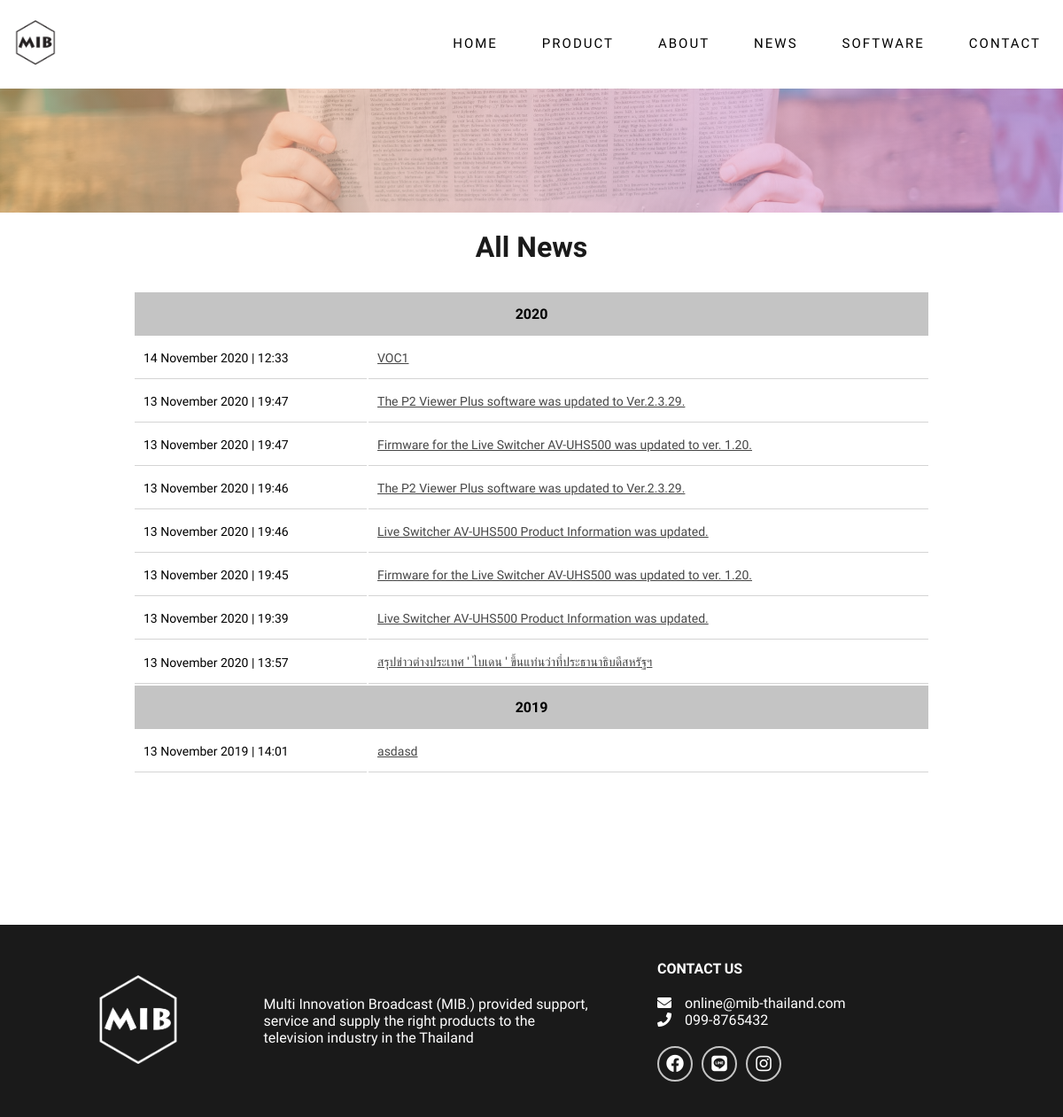
The app's page /newsAll.php, older data.
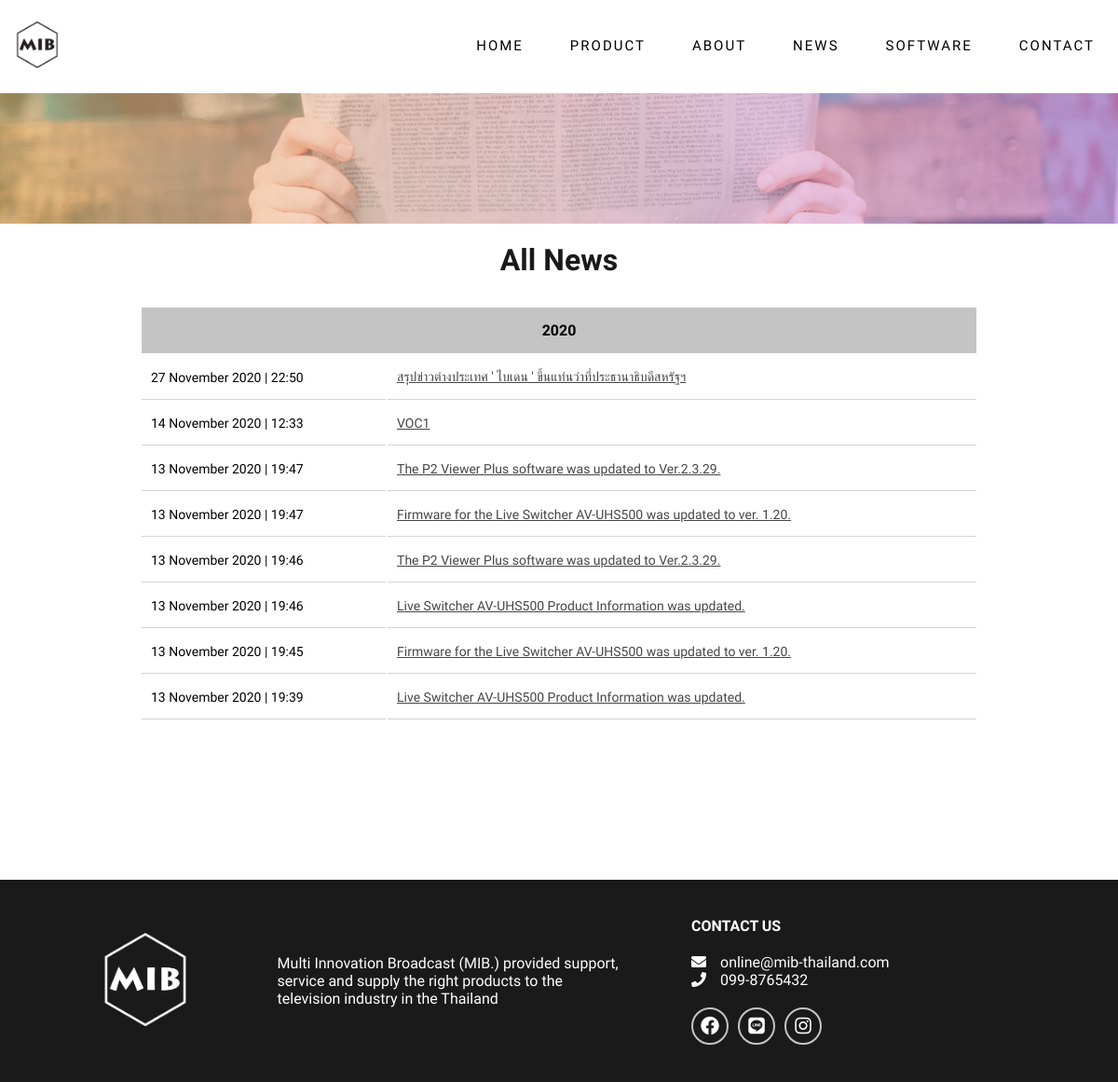
The same page, newer data.
### tables this page shows
CREATE TABLE `tb_news` (
  `news_id` int(11) NOT NULL,
  `news_name` varchar(100) NOT NULL,
  `news_image` varchar(200) NOT NULL,
  `news_description_th` text NOT NULL,
  `news_description_en` text NOT NULL,
  `news_detail_th` text NOT NULL,
  `news_detail_en` text NOT NULL,
  `list_no` int(11) NOT NULL,
  `addby` int(11) NOT NULL,
  `adddate` datetime NOT NULL,
  `lastupdate` datetime NOT NULL,
  `updateby` int(11) NOT NULL
);

### newsAll.php (the view, shortened to what this page needs)
<?php
function changeDate($date)
{
    $get_date = explode("-", $date);
    $month = array("01" => "January", "02" => "February", "03" => "March", "04" => "April", "05" => "May", "06" => "June", "07" => "July", "08" => "August", "09" => "September", "10" => "October", "11" => "November", "12" => "December");
    $get_month = $get_date["1"];
    $year = $get_date["0"];
    return $get_date["2"] . " " . $month[$get_month] . " " . $year;
}
function dateTime($date_time)
{
    $get_date_time = explode(' ', $date_time);
    $date = changeDate($get_date_time['0']);
    $time = substr($get_date_time['1'], 0, -3);
    return $date . " | " . $time;
}
?>
<!DOCTYPE html>
<html lang="en">
<head>
    <link rel="stylesheet" href="./assets/css/styles.css">
    <link rel="stylesheet" href="https://cdnjs.cloudflare.com/ajax/libs/font-awesome/5.15.1/css/all.min.css" />
    <link rel="stylesheet" href="https://unpkg.com/swiper/swiper-bundle.css">
    <link rel="stylesheet" href="https://unpkg.com/swiper/swiper-bundle.min.css">
</head>
<body>
    <header class="header">
        <div class="container">
            <nav class="nav">
                <a href="index.php" class="logo">
                    <img src="./assets/images/Logo/mib-logo-icon.png" alt="">
                </a>
                <ul class="nav-list">
                    <li class="nav-item">
                        <a href="index.php" class="nav-link">Home</a>
                    </li>
                    <li class="nav-item">
                        <a href="index.php#product" class="nav-link">Product</a>
                    </li>
                    <li class="nav-item">
                        <a href="index.php#about" class="nav-link">About</a>
                    </li>
                    <li class="nav-item">
                        <a href="index.php#news" class="nav-link">News</a>
                    </li>
                    <li class="nav-item">
                        <a href="software.php" class="nav-link">Software</a>
                    </li>
                    <li class="nav-item">
                        <a href="index.php#footer" class="nav-link">Contact</a>
                    </li>
                </ul>
            </nav>
        </div>
    </header>
    <div class="news-all-hero" style="background: url(./assets/images/banner/newspaper3.jpg);background-size: cover;background-position: center;">
    </div>
    <div class="news-all-content">
        <h1 class="news-all-heading">All News</h1>
        <table class="news-all-table">
            <?php
            $sql_y = "SELECT DISTINCT YEAR(lastupdate) FROM tb_news ORDER BY lastupdate DESC";
            $result_y = mysqli_query($connection, $sql_y);
            while ($row_y = mysqli_fetch_array($result_y)) {
                $year = $row_y["YEAR(lastupdate)"];
            ?>
                <tr>
                    <th colspan="2"><?php echo $year; ?></th>
                </tr>
                <?php
                $sql = "SELECT * FROM tb_news WHERE year(lastupdate)='$year' ORDER BY lastupdate DESC";
                $result = mysqli_query($connection, $sql);
                while ($row = mysqli_fetch_array($result)) {
                ?>
                    <tr>
                        <td><?php echo dateTime($row["lastupdate"]); ?></td>
                        <td><a href="news.php<?php echo "?news_id=" . $row["news_id"]; ?>"><?php echo $row["news_name"]; ?></a></td>
                    </tr>
            <?php
                }
            }
            ?>
        </table>
    </div>
    <footer class="footer" id="footer">
        <div class="container">
            <div class="footer-content">
                <div class="footer-content-brand">
                    <div class="logo-container">
                        <a href="index.php">
                            <img src="./assets/images/Logo/mib-logo-icon-white.png" alt="" class="logo-image">
                        </a>
                    </div>
                    <div class="paragraph">
                        Multi Innovation Broadcast (MIB.) provided support, service and supply the right products to the television industry in the Thailand </div>
                </div>
                <div class="social-media-wrap">
                    <h4 class="footer-heading">Contact Us</h4>
                    <div class="contact-detail">
                        <p class="contact-email"><i class="fa fa-envelope" aria-hidden="true"></i>online@mib-thailand.com</p>
                        <p class="contact-phone"><i class="fa fa-phone" aria-hidden="true"></i>099-8765432</p>
                    </div>
                    <div class="social-media">
                        <a href="https://www.facebook.com/MultiInnovationBroadcast/" class="sm-link" target="_blank"><i class="fab fa-facebook"></i></a>
                        <a href="https://line.me/R/ti/p/%40zwm2906e" class="sm-link" target="_blank"><i class="fab fa-line"></i></a>
                        <a href="#" class="sm-link"><i class="fab fa-instagram"></i></a>
                    </div>
                </div>
            </div>
        </div>
    </footer>
</body>
</html>

Row changes from the older to the newer data that the page shows:
removed tb_news: lastupdate "13 November 2019 | 14:01", news_name "asdasd", shown under "2019"
changed tb_news "สรุปข่าวต่างประเทศ ' ไบเดน ' ขึ้นแท่นว่าที่ประธานาธิบดีสหรัฐฯ": lastupdate "13 November 2020 | 13:57" → "27 November 2020 | 22:50"; moves up the list
Text that changed along with them:
list line gone: "2019"
